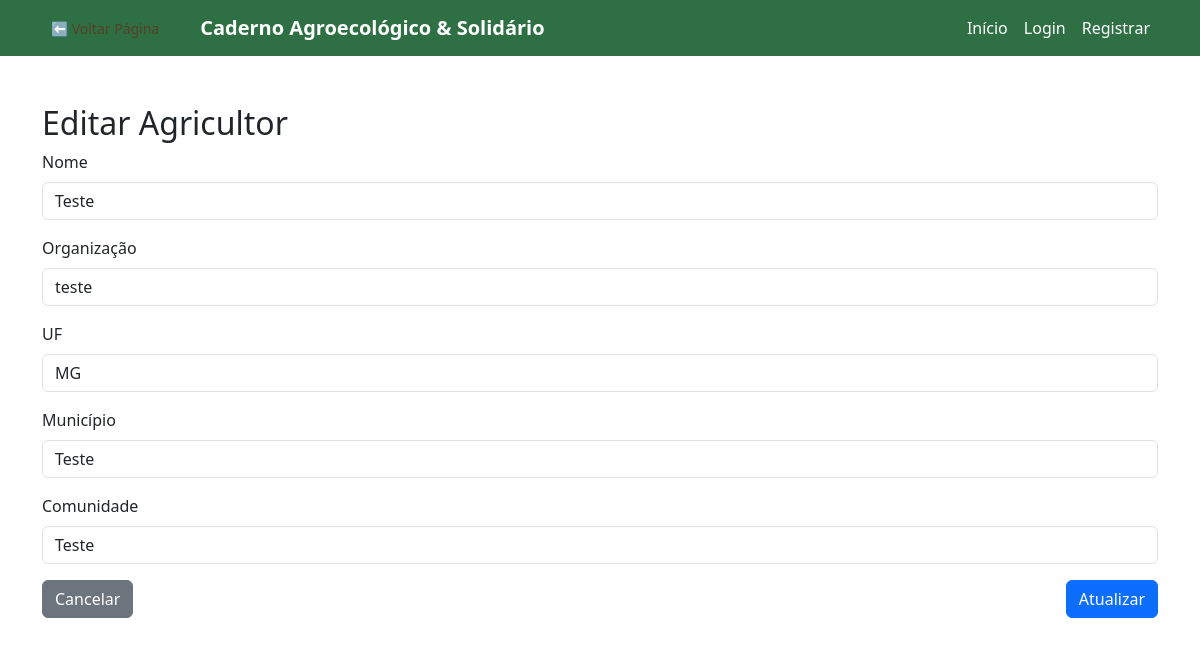
Screenshot of /api/agricultores/editar.php?id=3 (signed in) with the database file from the repository.
### tables this page shows
CREATE TABLE `agricultores` (
  `id` int(11) NOT NULL,
  `nome` varchar(150) NOT NULL,
  `organizacao` varchar(150) DEFAULT NULL,
  `uf` char(2) DEFAULT NULL,
  `municipio` varchar(100) DEFAULT NULL,
  `comunidade` varchar(100) DEFAULT NULL,
  `data_registro` timestamp NOT NULL DEFAULT current_timestamp()
);

### api/agricultores/editar.php (the view, shortened to what this page needs)
<?php
include '../../includes/header.php';
require_once '../../includes/conexao.php';
$id = $_GET['id'];
$stmt = mysqli_prepare($conexao, "SELECT * FROM agricultores WHERE id = ?");
mysqli_stmt_bind_param($stmt, "i", $id);
mysqli_stmt_execute($stmt);
$result = mysqli_stmt_get_result($stmt);
if (!$agricultor = mysqli_fetch_assoc($result)) {
    echo "Agricultor não encontrado.";
    exit;
}
?>
<!DOCTYPE html>
<html lang="pt-br">
<head>
    <link href="https://cdn.jsdelivr.net/npm/bootstrap@5.3.0/dist/css/bootstrap.min.css" rel="stylesheet">
</head>
<body>
    <div class="container mt-5">
        <h2>Editar Agricultor</h2>
        <form action="atualizar.php" method="POST">
            <div class="mb-3">
                <label class="form-label">Nome</label>
                <input type="text" name="nome" class="form-control" value="<?= htmlspecialchars($agricultor['nome']) ?>" required>
            </div>
            <div class="mb-3">
                <label class="form-label">Organização</label>
                <input type="text" name="organizacao" class="form-control" value="<?= htmlspecialchars($agricultor['organizacao']) ?>">
            </div>
            <div class="mb-3">
                <label class="form-label">UF</label>
                <input type="text" name="uf" class="form-control" maxlength="2" value="<?= htmlspecialchars($agricultor['uf']) ?>">
            </div>
            <div class="mb-3">
                <label class="form-label">Município</label>
                <input type="text" name="municipio" class="form-control" value="<?= htmlspecialchars($agricultor['municipio']) ?>">
            </div>
            <div class="mb-3">
                <label class="form-label">Comunidade</label>
                <input type="text" name="comunidade" class="form-control" value="<?= htmlspecialchars($agricultor['comunidade']) ?>">
            </div>
            <div class="d-flex justify-content-between">
                <a href="agricultores.php" class="btn btn-secondary">Cancelar</a>
                <button type="submit" class="btn btn-primary">Atualizar</button>
            </div>
        </form>
    </div>
</body>
</html>

### css/style.css (style rules this page uses)
:root { --verde-escuro: #2e7043; --verde-claro: #44a840; --destaque: #ffba2e; --neutro: #583f28; --texto-escuro: #333333; --texto-claro: #f8f8f8; }
body { font-family: "Segoe UI", Arial, sans-serif; color: var(--texto-escuro); background-color: #f5f5f5; line-height: 1.6; display: flex; flex-direction: column; min-height: 100vh; }

### rows the page displays
agricultores: nome "Teste", organizacao "teste", uf "MG", municipio "Teste", comunidade "Teste"
